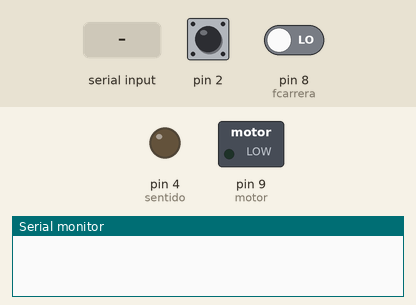
Simulated run of this sketch. Board: Arduino Uno, built with avr-gcc and run on an emulated ATmega328P. Parts: switched loads named in the sketch (green lamp = pin HIGH), output pins drawn as LEDs (lit = HIGH), the last lines printed to the serial monitor. Inputs (shaded band) come from the test bench; at power-on: pin 2 HIGH, pin 8 (fcarrera) LOW.

Above: at 0.1 s.
At 2.0 s:
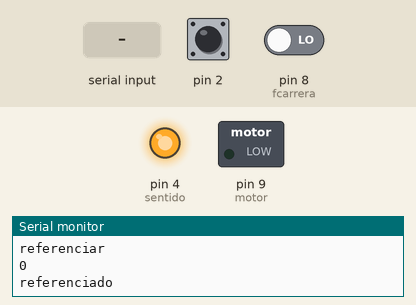
2.1 s: byte 30 received over Serial
4.5 s: byte 90 received over Serial
6.5 s: byte 120 received over Serial
Timing chart, 0 to 9.5 s (numbered marks = the images above; inputs shaded):
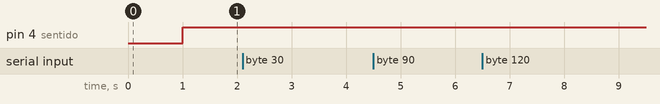

The sketch:

_06-10-programa-arduino.ino
```cpp
  int p_rev; //pulsos por revolucion
  int rev_capa; // revoluciones por capa
  int n_espiras; //cantidad total de espiras
  unsigned long pulsos; //contador de pulsos del encoder
  int pulsos_rev; //cantidad de pulsos por revolucion
  int sentido = 4; //pin de control de motor PaP
  int clk = 7; //pin de clock para motor PaP
  int n=0; // variable para pruebas
  int feedrate=100; //inicializado para referenciar
  int contador=0;
  int ref=0; //guardo el estado de la referenciada
  int fcarrera = 8; //pin del final de carrera
  int fcarreraest = 0; //variable donde guardo el estado del final de carrera
  int motor=9; //motor de carretel
  const int ledPin =  13;
  int rec=0; //variable para guardar lo que recibo

void setup() {
  // put your setup code here, to run once:
  // initialize serial:
  Serial.begin(9600);
  pinMode(motor, OUTPUT);
  pinMode(sentido, OUTPUT);
  pinMode(clk, OUTPUT);
  attachInterrupt( 0, encoder, FALLING); // configuramos la interrupcion como falling
  pinMode(fcarrera, INPUT);

}

void loop()
{
  // put your main code here, to run repeatedly:

   delay(1000);
   fcarreraest = digitalRead(fcarrera);
   // Serial.println(fcarreraest); //muestra el estado de fcarreraest. eliminar cuando todo funcione
    if(ref==0)
      {
        referenciar();
      }


    if (n != contador) //muestra los pulsos del encoder
            {     Serial.println(contador);
                  n = contador ;
            }


    digitalWrite(sentido, HIGH); //le vuelvo el sentido HIGH al motor PaP
}


/*---------------------------------------*/
void encoder() //funcion que suma uno a <<pulsos>> con cada falling en el pin 2
   {
    contador++ ;
    if(contador==feedrate)
      {
        digitalWrite(clk, !digitalRead(clk));
        contador=0;
      }
   }


//*************************/funcion serial event
void serialEvent()
  {
  while (Serial.available())
      {
       rec = (int)Serial.read();
      }
  Serial.write(rec);
  }

/*----------funcion referenciar------------*/
void referenciar()
  {
    Serial.println("referenciar");
     Serial.println(fcarreraest);
    while (fcarreraest==HIGH)
      {
        digitalWrite(sentido, LOW);
        fcarreraest = digitalRead(fcarrera);
            Serial.println("sentido LOW");
      }
    ref=1;
    Serial.println("referenciado");
  }
```
